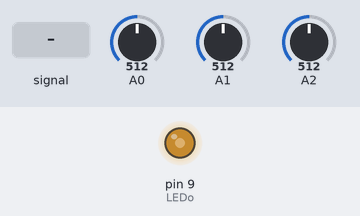
Bench run of a sketch on a simulated Arduino Uno, built with avr-gcc and run on an emulated ATmega328P. Parts: output pins drawn as LEDs (lit = HIGH). Inputs (shaded band) come from the test bench; at power-on: A0 = 512, A1 = 512, A2 = 512.

Above: at 1.2 s.
1.3 s: A0 fed a 2 Hz sine of ±306 counts around its level
At 2.1 s:
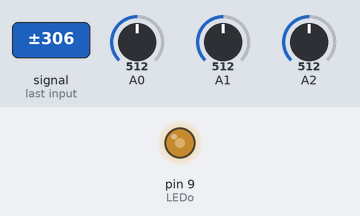
4.3 s: A0 set to 245
6.8 s: A0 set to 900
At 8.8 s:
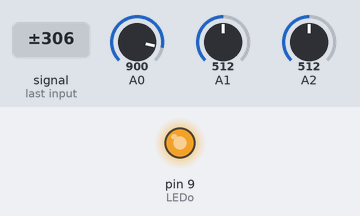
9.1 s: A1 set to 985
10.6 s: A1 set to 1008
At 11.1 s:
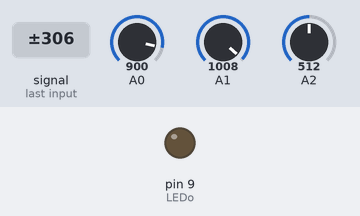
12.1 s: A0 set to 1010
At 12.7 s:
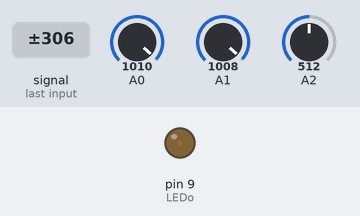
Timing chart, 0 to 15.2 s (numbered marks = the images above; inputs shaded):
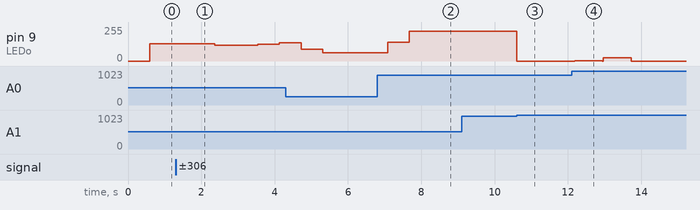

The sketch:

lightmeter.ino
```cpp
//Digital
const int LEDo=9;
//Analog
const int In=0;
const int P1=1;
const int P2=2;

const int READSEACHTIME=3;

const int COUNT=1000;
int count=0;
unsigned long sum=0;

const int TIMEOUT=1000;
int timeout=0;

int cmax=255;
int cmin=0;

int val=0;

void setup()
{}

void setMin()
{
  cmin=val;
}

void setMax()
{
  cmax=val;
}

void resetCount()
{
  val = sum/COUNT/4;
  count=0;
  sum=0;
}

void incrementCount(int v)
{
  count++;
  sum = sum+v;
  if(count >= COUNT)
    resetCount();
}

int severalAnalogReads(int l)
{
  unsigned long s=0;
  for(int i=0; i<READSEACHTIME; i++)
    s+=analogRead(l);
  return s/READSEACHTIME;
}

int pollButt(int b)
{
  return analogRead(b)>=1000;
}

int displayVal(int v)
{
  if(v>=cmax)
    v=cmax;
  v = v-cmin;
  if(v<=0)
    return 0;
  return v;
}

void printState()
{
  if(timeout>0)
  {
    Serial.println("Ignored");
    return;
  }
  Serial.print("val: "); Serial.println(val);
  Serial.print("cmin: "); Serial.println(cmin);
  Serial.print("cmax: "); Serial.println(cmax);
}

void incrementTimeOut()
{
  if(timeout>0)
    timeout--;
}

void resetTimeOut()
{
  timeout=TIMEOUT;
}

void loop()
{
   incrementCount(severalAnalogReads(In));
   incrementTimeOut();
   if(pollButt(P1))
  {
    Serial.println("P1 interrupt!");
    printState();
    if(timeout<=0)
    {
      setMin();
      resetTimeOut();
    }
  }
  if(pollButt(P2))
 {
   Serial.println("P2 interrupt!");
   printState();
   if(timeout<=0)
   {
     setMax();
     resetTimeOut();
   }
 }
  analogWrite(LEDo, displayVal(val));
}
```

Measured:
- the behaviour switches between 999 and 1000 on A1 (found by bisection; images 2 and 3)
- after the input at 1.3 s, pin 9 (LEDo): 128/255 → 129/255 after 0.47 s, → 119/255 0.59 s later, → 117/255 0.59 s later, → 127/255 0.59 s later, … (5 changes in this stretch)
- after the input at 6.8 s, pin 9 (LEDo): 61/255 → 139/255 after 0.28 s, → 225/255 0.59 s later
- after the input at 9.1 s, every drawn part: stays the same
- after the input at 10.6 s, pin 9 (LEDo): 225/255 → 0/255 at once
- after the input at 12.1 s, pin 9 (LEDo): 0/255 → 3/255 after 0.09 s, → 24/255 0.75 s later, → 0/255 0.78 s later
